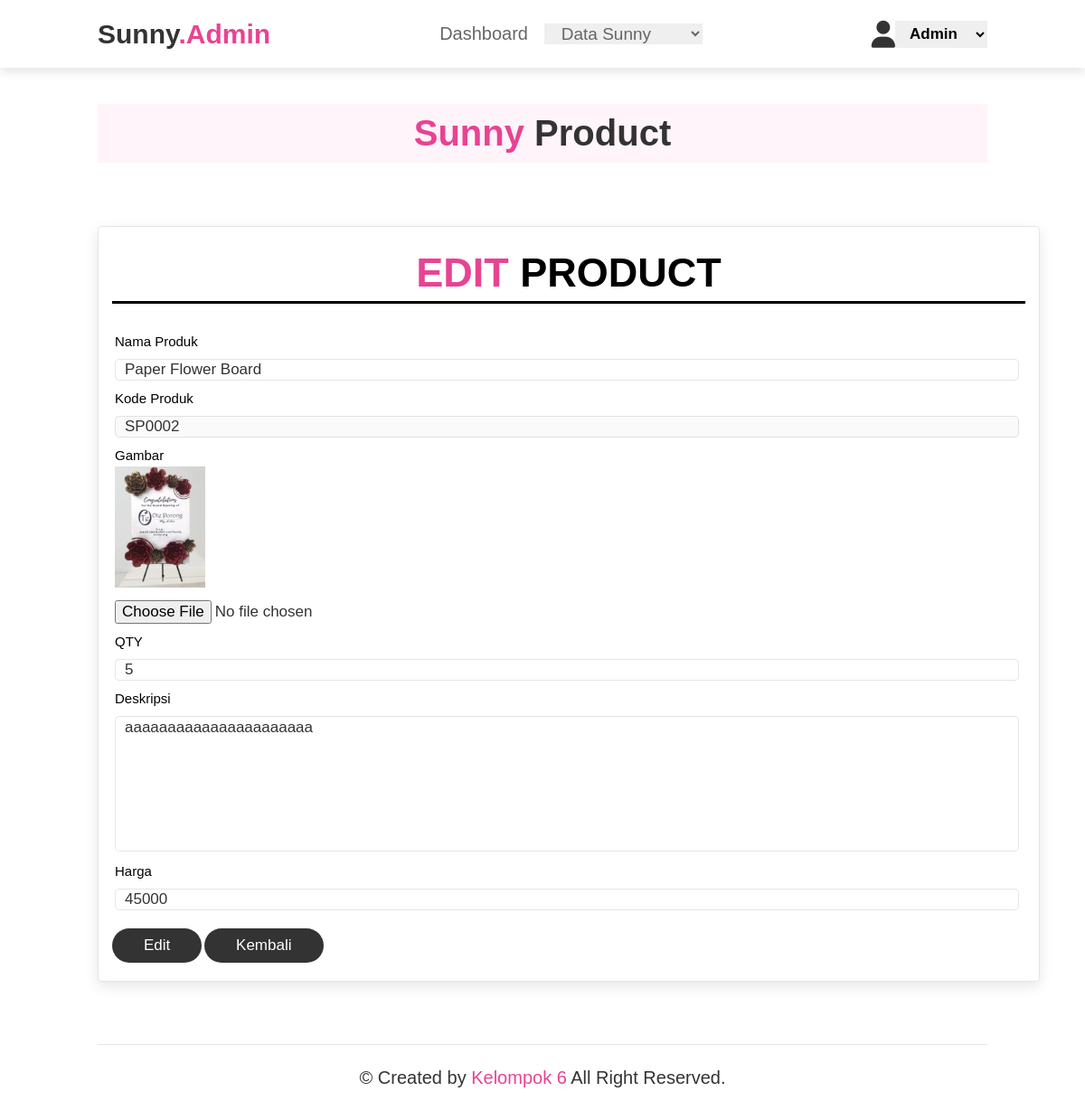
/admin/edit.product.php?kode=SP0002, run on the app's committed database.
### tables this page shows
CREATE TABLE `produk` (
  `kode_produk` varchar(100) NOT NULL,
  `nama` varchar(100) DEFAULT NULL,
  `gambar` text DEFAULT NULL,
  `qty` int(11) DEFAULT NULL,
  `harga` int(11) DEFAULT NULL,
  `deskripsi` text DEFAULT NULL
);

### admin/edit.product.php (the view)
<?php
include 'header.php';
$kode_produk = $_GET['kode'];
$kode = mysqli_query($koneksi, "SELECT * from produk where kode_produk = '$kode_produk'");
$data = mysqli_fetch_assoc($kode);
?>
<section>
    <h1 class="heading"><span>Sunny</span> Product</h1>
</section>
<section class="edit-product" id="edit-product">
    <div class="edit-row">
        <form id="" action="proses/edit.product.php" method="POST" enctype="multipart/form-data">
            <div class="p-title">
                <div>
                    <h1 class="p-edit"><span>EDIT</span> PRODUCT</h1>
                </div>
            </div>
            <table>
                <tr>
                    <td><label for="nama">Nama Produk</label> </td>
                </tr>
                <tr>
                    <td><input type="text" name="nama" id="nama" class="box" value="<?= $data['nama']; ?>" required></td>
                </tr>
                <tr>
                    <td><label for="kode">Kode Produk</label> </td>
                </tr>
                <tr>
                    <td><input type="text" class="box" disabled value="<?= $data['kode_produk']; ?>"></td>
                    <td><input type="hidden" name="kode" id="kode" class="box" value="<?= $data['kode_produk']; ?>"></td>
                </tr>
                <tr>
                    <td><label for="gambar">Gambar</label> </td>
                </tr>
                <tr>
                    <td><label for="gambar"><img src="../gambar/<?= $data['gambar']; ?>" width="100"></label></td>
                </tr>
                <tr>
                    <td><input type="file" name="gambar" id="gambar" class="box-img"></td>
                </tr>
                <tr>
                    <td><label for="qty">QTY</label> </td>
                </tr>
                <tr>
                    <td><input type="number" name="qty" id="qty" class="box" value="<?= $data['qty']; ?>" required></td>
                </tr>
                <tr>
                    <td><label for="desk">Deskripsi</label> </td>
                </tr>
                <tr>
                    <td><textarea name="desk" id="desk" class="box" required><?= $data['deskripsi']; ?></textarea></td>
                </tr>
                <tr>
                    <td><label for="harga">Harga</label> </td>
                </tr>
                <tr>
                    <td>
                        <input type="number" name="harga" id="harga" class="box" value="<?= $data['harga']; ?>" required>
                    </td>
                </tr>
            </table>
            <button type="submit" class="btn">Edit</button>
            <a href="s.product.php" class="btn">Kembali</a>
        </form>
    </div>
</section>
<?php
include 'footer.php';
?>

### css/styleadmin.css (style rules this page uses)
:root { --pink: #e84393; }
* { margin: 0; box-sizing: border-box; font-family: Verdana, Geneva, Tahoma, sans-serif; outline: none; border: none; text-decoration: none; transition: 0.2s linear; }
html { font-size: 62.5%; scroll-behavior: smooth; scroll-padding-top: 6rem; overflow-x: hidden; }
section { padding: 2rem 9%; }
.heading { text-align: center; font-size: 4rem; color: #333; padding: 1rem; margin: 2rem 0; background: rgba(255, 51, 153, 0.05); }
.heading span { color: var(--pink); }
.btn { display: inline-block; margin-top: 1rem; border-radius: 5rem; background: #333; color: #fff; padding: 0.9rem 3.5rem; cursor: pointer; font-size: 1.7rem; }
.edit-product { margin-top: 1rem; }
.edit-product .edit-row { display: flex; flex-wrap: wrap; gap: 1.5rem; align-items: center; }
.edit-product .edit-row .p-title div { width: 100%; border-bottom: 3px solid black; text-align: center; padding: 0.5rem 0; margin-bottom: 3rem; font-size: 3rem; }
.edit-product .edit-row .p-title .p-edit span { color: var(--pink); }
.edit-product .edit-row form { flex: 1 1 40rem; padding: 2rem 1.5rem; box-shadow: 0 0.5rem 1.5rem rgba(0, 0, 0, 0.1); border: 0.1rem solid rgba(0, 0, 0, 0.1); background: #fff; border-radius: 0.5rem; margin-bottom: 1.4rem; }
.edit-product .edit-row form label { font-size: 1.5rem; }
.edit-product .edit-row form .box { pad: 1rem; font-size: 1.7rem; color: #333; text-transform: none; border: 0.1rem solid rgba(0, 0, 0, 0.1); border-radius: 0.5rem; margin: 0.7rem 0; width: 100rem; padding-left: 1rem; }
.edit-product .edit-row form .box-img { pad: 1rem; font-size: 1.7rem; color: #333; text-transform: none; margin: 0.7rem 0; width: 100%; }
.edit-product .edit-row form textarea { height: 15rem; resize: none; }

### data on the page
produk: nama "Paper Flower Board", kode_produk "SP0002", gambar (picture), qty "5", desk "aaaaaaaaaaaaaaaaaaaaaa", harga "45000"
